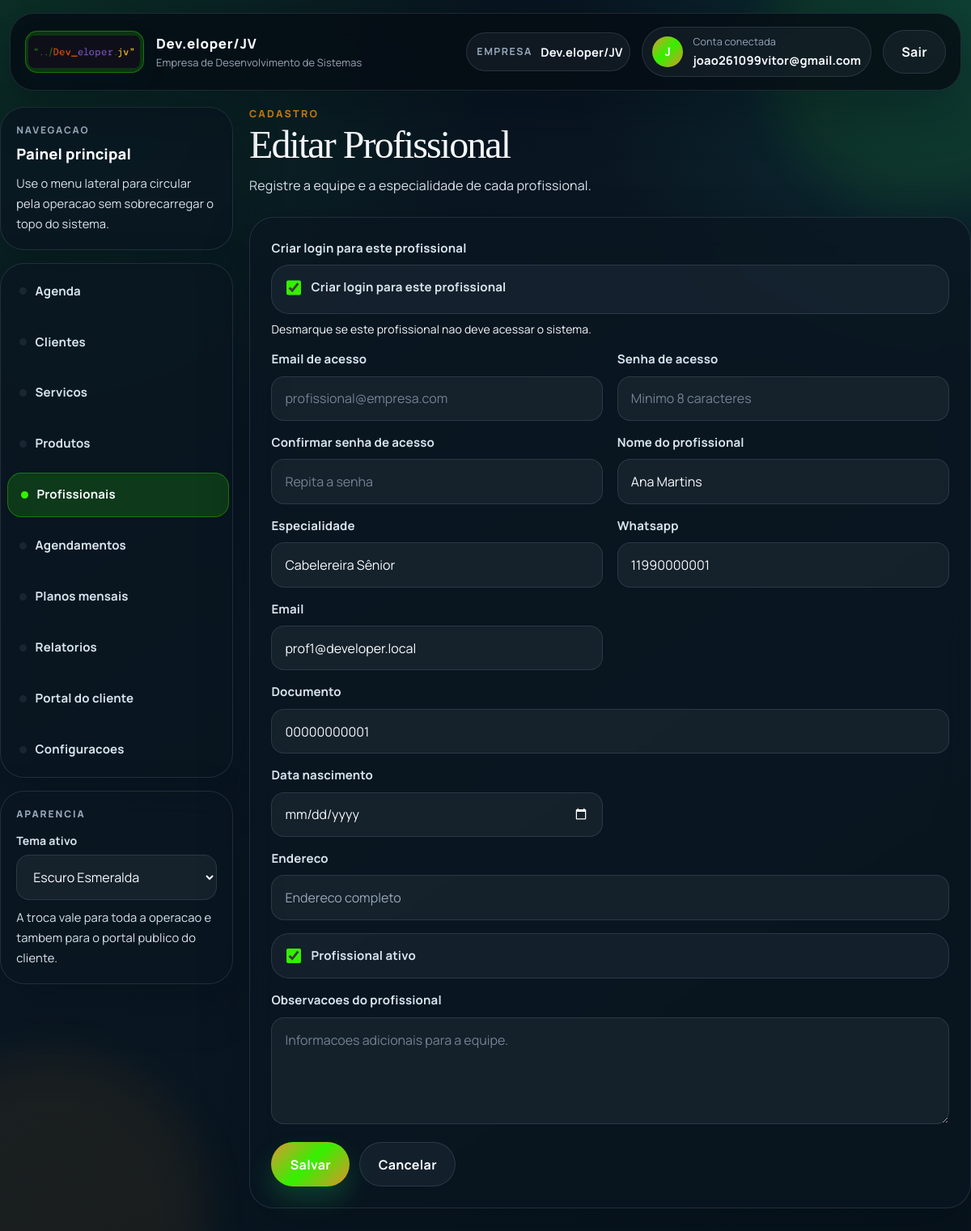
/profissionais/1/editar/ (signed in), run on the app's committed database.
### empresas/models.py (models this page shows, shortened)
class Empresa(models.Model):
    PLANO_START = "start"
    PLANO_SOLO = "solo"
    PLANO_ADMIN_ONLY = "admin_only"
    PLANO_CHOICES = [
        (PLANO_SOLO, "Solo (1 funcionario com acesso)"),
        (PLANO_START, "Start (ate 5 funcionarios)"),
        (PLANO_ADMIN_ONLY, "Gestao interna (somente administrador)"),
    ]
    nome = models.CharField(max_length=100)
    tipo = models.CharField(max_length=50)
    cnpj = models.CharField(max_length=18, blank=True, null=True)
    whatsapp = models.CharField(max_length=20, blank=True, default="")
    logo = models.ImageField(upload_to="empresas/logos/", blank=True, null=True)
    logo_url = models.URLField(blank=True, default="")
    cor_primaria = models.CharField(max_length=7, blank=True, default="")
    cor_secundaria = models.CharField(max_length=7, blank=True, default="")
    texto_cabecalho = models.CharField(max_length=80, blank=True, default="")
    plano = models.CharField(max_length=20, choices=PLANO_CHOICES, default=PLANO_START)
    valor_mensal = models.DecimalField(max_digits=10, decimal_places=2, default=147)
    limite_profissionais = models.PositiveSmallIntegerField(
        default=5,
        validators=[MinValueValidator(1), MaxValueValidator(5)],
        help_text="Limite comercial de profissionais ativos para esta empresa.",
    )
    portal_token = models.UUIDField(default=uuid.uuid4, unique=True, editable=False, db_index=True)
    data_cadastro = models.DateTimeField(auto_now_add=True)
    usuario = models.OneToOneField('auth.User', on_delete=models.CASCADE, related_name='empresa')
    @property
    def permite_acesso_profissional(self):
        return self.plano != self.PLANO_ADMIN_ONLY

### profissionais/models.py (models this page shows, shortened)
class Profissional(models.Model):
	empresa = models.ForeignKey(Empresa, on_delete=models.CASCADE)
	usuario = models.OneToOneField(User, on_delete=models.SET_NULL, null=True, blank=True, related_name='profissional_profile')
	acessos_modulos = models.JSONField(blank=True, default=list)
	nome = models.CharField(max_length=100)
	especialidade = models.CharField(max_length=100)
	telefone = models.CharField(max_length=20)
	email = models.EmailField(blank=True, null=True)
	cpf = models.CharField(max_length=14, blank=True, null=True)
	data_nascimento = models.DateField(blank=True, null=True)
	endereco = models.CharField(max_length=255, blank=True, null=True)
	ativo = models.BooleanField(default=True)
	observacoes = models.TextField(blank=True, null=True)
	MODULE_CHOICES = PROFISSIONAL_MODULE_CHOICES

### profissionais/views.py (the view, shortened to what this page needs)
# urls.py: path('<int:pk>/editar/', views.profissionais_form, name='profissionais_edit'),
@login_required
def profissionais_form(request, pk=None):
    if is_profissional_user(request.user):
        messages.warning(request, 'Seu perfil possui acesso apenas para a area de agenda.')
        return redirect('dashboard_home')
    empresa = get_active_empresa(request)
    if not empresa:
        return redirect('cadastro_empresa')
    if pk:
        profissional = get_object_or_404(Profissional, pk=pk, empresa=empresa)
    else:
        profissional = None
    profile = get_business_profile(empresa.tipo)
    termo_profissional = profile['professional_term_singular']
    if request.method == 'POST':
        form = ProfissionalForm(request.POST, instance=profissional, empresa=empresa)
        if form.is_valid():
            profissional = form.save(commit=False)
            profissional.empresa = empresa
            if profissional.pk is None and profissional.ativo and not empresa.can_add_profissional():
                form.add_error(None, f"Limite do plano atingido ({empresa.limite_profissionais} profissional(is) ativos).")
                return render(request, 'profissionais/profissionais_form.html', {
                    'form': form,
                    'page_title': f"Editar {termo_profissional}" if profissional else f"Novo {termo_profissional}",
                    'page_subtitle': f"Registre a equipe e a especialidade de cada {termo_profissional.lower()}.",
                })
            usuario_acesso = form.provision_access_user()
            profissional.usuario = usuario_acesso
            if usuario_acesso and not (profissional.email or '').strip():
                profissional.email = usuario_acesso.email
            profissional.save()
            return redirect('profissionais_list')
    else:
        form = ProfissionalForm(instance=profissional, empresa=empresa)
    return render(request, 'profissionais/profissionais_form.html', {
        'form': form,
        'page_title': f"Editar {termo_profissional}" if profissional else f"Novo {termo_profissional}",
        'page_subtitle': f"Registre a equipe e a especialidade de cada {termo_profissional.lower()}.",
    })

### easyschedule/templates/profissionais/profissionais_form.html (shortened to what this page needs)
{% extends 'base.html' %}
{% load static %}
{% block content %}
<link rel="stylesheet" href="{% static 'css/pages.css' %}">
<div class="page-container">
  <header class="page-hero">
    <div class="page-copy">
      <p class="page-eyebrow">Cadastro</p>
      <h1 class="page-title">{{ page_title }}</h1>
      <p class="page-subtitle">{{ page_subtitle }}</p>
    </div>
  </header>
  <div class="form-card">
    <form method="post">
      <div class="form-grid">
        <div class="form-group full">
          <label>{{ form.criar_acesso.label }}</label>
          <div class="checkbox-group">
            <label>{{ form.criar_acesso }} {{ form.criar_acesso.label }}</label>
          </div>
          {% if form.criar_acesso.help_text %}
          <small class="form-help">{{ form.criar_acesso.help_text }}</small>
          {% endif %}
        </div>
        <div class="form-group" id="acesso-email-group">
          <label>{{ form.email_acesso.label }}</label>
          {{ form.email_acesso }}
        </div>
        <div class="form-group" id="acesso-senha-group">
          <label>{{ form.senha_acesso.label }}</label>
          {{ form.senha_acesso }}
        </div>
        <div class="form-group" id="acesso-senha-confirmacao-group">
          <label>{{ form.senha_confirmacao_acesso.label }}</label>
          {{ form.senha_confirmacao_acesso }}
        </div>
        <div class="form-group">
          <label>{{ form.nome.label }}</label>
          {{ form.nome }}
        </div>
        <div class="form-group">
          <label>{{ form.especialidade.label }}</label>
          {{ form.especialidade }}
        </div>
        <div class="form-group">
          <label>{{ form.telefone.label }}</label>
          {{ form.telefone }}
        </div>
        <div class="form-group">
          <label>{{ form.email.label }}</label>
          {{ form.email }}
        </div>
        <div class="form-group full">
          <label>{{ form.cpf.label }}</label>
          {{ form.cpf }}
        </div>
        <div class="form-group">
          <label>{{ form.data_nascimento.label }}</label>
          {{ form.data_nascimento }}
        </div>
        <div class="form-group full">
          <label>{{ form.endereco.label }}</label>
          {{ form.endereco }}
        </div>
        <div class="form-group full checkbox-group">
          <label>{{ form.ativo }} {{ form.ativo.label }}</label>
        </div>
        <div class="form-group full">
          <label>{{ form.observacoes.label }}</label>
          {{ form.observacoes }}
        </div>
      </div>
      <div class="form-actions">
        <button type="submit" class="btn btn-success">Salvar</button>
        <a href="{% url 'profissionais_list' %}" class="btn btn-secondary">Cancelar</a>
      </div>
    </form>
  </div>
</div>
{% endblock %}

### easyschedule/templates/base.html (shortened to what this page needs)
{% load static %}
<!DOCTYPE html>
<html
    lang="pt-br"
    data-company-primary="{% if empresa_atual %}{{ empresa_atual.cor_primaria|default:'' }}{% endif %}"
    data-company-secondary="{% if empresa_atual %}{{ empresa_atual.cor_secundaria|default:'' }}{% endif %}"
>
<head>
    <link rel="stylesheet" href="https://cdn.jsdelivr.net/npm/bootstrap@5.3.2/dist/css/bootstrap.min.css">
    <link rel="stylesheet" href="{% static 'css/theme.css' %}">
</head>
<body class="{% if user.is_authenticated %}app-with-sidebar{% endif %}">
    <header class="app-header">
        <div class="container">
            <div class="app-navbar">
                <a class="app-brand" href="{% if user.is_authenticated %}{% url 'dashboard_home' %}{% else %}{% url 'cliente_home' %}{% endif %}">
                    {% if user.is_authenticated and empresa_atual and empresa_atual.logo %}
                    <span class="brand-mark brand-mark-company">
                        <img src="{{ empresa_atual.logo.url }}" alt="Logo {{ empresa_atual.nome }}" class="brand-logo brand-logo-company">
                    </span>
                    {% elif user.is_authenticated and empresa_atual and empresa_atual.logo_url %}
                    <span class="brand-mark brand-mark-company">
                        <img src="{{ empresa_atual.logo_url }}" alt="Logo {{ empresa_atual.nome }}" class="brand-logo brand-logo-company">
                    </span>
                    {% else %}
                    <span class="brand-mark">
                        <img src="{% static 'img/Logo.png' %}" alt="Logo EasySchedule" class="brand-logo">
                    </span>
                    {% endif %}
                    <span class="brand-copy">
                        <strong>{% if user.is_authenticated and empresa_atual %}{{ empresa_atual.nome }}{% else %}EasySchedule{% endif %}</strong>
                        <small>
                            {% if user.is_authenticated %}
                                {% if empresa_atual and empresa_atual.texto_cabecalho %}
                                    {{ empresa_atual.texto_cabecalho }}
                                {% else %}
                                    Sistema de agenda personalizado
                                {% endif %}
                            {% else %}
                                Reserva online com elegancia
                            {% endif %}
                        </small>
                    </span>
                </a>
                {% if user.is_authenticated %}
                <div class="app-toolbar app-toolbar-top">
                    {% if user.is_authenticated and usuario_tem_acesso_global_empresa and empresas_disponiveis %}
                    <form action="{% url 'selecionar_empresa' %}" method="post" class="toolbar-form">
                        {% csrf_token %}
                        <input type="hidden" name="next" value="{{ request.get_full_path }}">
                        <label for="empresa_id">Empresa</label>
                        <select id="empresa_id" name="empresa_id" class="form-select form-select-sm" onchange="this.form.submit()">
                            {% for empresa in empresas_disponiveis %}
                            <option value="{{ empresa.id }}" {% if empresa_atual and empresa.id == empresa_atual.id %}selected{% endif %}>
                                {{ empresa.nome }}
                            </option>
                            {% endfor %}
                        </select>
                    </form>
                    {% elif user.is_authenticated and empresa_atual %}
                    <div class="toolbar-field">
                        <span>Empresa</span>
                        <strong>{{ empresa_atual.nome }}</strong>
                    </div>
                    {% endif %}
                    <div class="app-user-chip">
                        <span class="app-user-avatar">{{ user.username|first|upper }}</span>
                        <span class="app-user-copy">
                            <small>Conta conectada</small>
                            <strong>{{ user.username }}</strong>
                        </span>
                    </div>
                    <form action="{% url 'logout' %}" method="post">
                        <button type="submit" class="btn btn-secondary">Sair</button>
                    </form>
                </div>
                {% endif %}
            </div>
        </div>
    </header>
    <div class="{% if user.is_authenticated %}container app-shell{% else %}app-public-shell{% endif %}">
        {% if user.is_authenticated %}
        <aside class="app-sidebar">
            <div class="app-sidebar-card">
                <span class="sidebar-kicker">Navegacao</span>
                <strong class="sidebar-title">Painel principal</strong>
                <p class="sidebar-text">Use o menu lateral para circular pela operacao sem sobrecarregar o topo do sistema.</p>
            </div>
            <nav class="app-sidebar-nav" aria-label="Navegacao lateral">
                {% if usuario_modulos.dashboard %}
                <a class="app-sidebar-link {% if '/dashboard/' in request.path %}is-active{% endif %}" href="{% url 'dashboard_home' %}">Agenda</a>
                {% endif %}
                {% if not usuario_e_profissional %}
                {% if usuario_modulos.clientes %}
                <a class="app-sidebar-link {% if '/pessoa/' in request.path %}is-active{% endif %}" href="{% url 'pessoa_list' %}">{{ business_profile.client_term_plural|default:"Clientes" }}</a>
                {% endif %}
                {% if usuario_modulos.servicos %}
                <a class="app-sidebar-link {% if '/servicos/' in request.path %}is-active{% endif %}" href="{% url 'servicos_list' %}">{{ business_profile.service_term_plural|default:"Servicos" }}</a>
                {% endif %}
                {% if usuario_modulos.produtos %}
                <a class="app-sidebar-link {% if '/produtos/' in request.path %}is-active{% endif %}" href="{% url 'produtos_list' %}">Produtos</a>
                {% endif %}
                <a class="app-sidebar-link {% if '/profissionais/' in request.path %}is-active{% endif %}" href="{% url 'profissionais_list' %}">{{ business_profile.professional_term_plural|default:"Profissionais" }}</a>
                {% if usuario_modulos.agendamentos %}
                <a class="app-sidebar-link " href="{% url 'agendamentos_list' %}">{{ business_profile.appointment_term_plural|default:"Agendamentos" }}</a>
                {% endif %}
                <a class="app-sidebar-link {% if '/agendamentos/planos/' in request.path %}is-active{% endif %}" href="{% url 'planos_list' %}">Planos mensais</a>
                {% if usuario_modulos.relatorios %}
                <a class="app-sidebar-link {% if '/relatorios/' in request.path %}is-active{% endif %}" href="{% url 'relatorio_page' %}">Relatorios</a>
                {% endif %}
                <a class="app-sidebar-link {% if '/cliente/' in request.path or request.path == '/' %}is-active{% endif %}" href="{% url 'cliente_home' %}">Portal do cliente</a>
                {% if usuario_pode_configurar_empresa %}
                <a class="app-sidebar-link {% if '/empresas/configuracoes/' in request.path %}is-active{% endif %}" href="{% url 'empresa_configuracoes' %}">Configuracoes</a>
                {% endif %}
                {% endif %}
            </nav>
            <div class="app-sidebar-card sidebar-theme-card">
                <span class="sidebar-kicker">Aparencia</span>
                <label for="themePickerSidebar" class="sidebar-theme-label">Tema ativo</label>
                <select id="themePickerSidebar" class="theme-picker" data-theme-picker aria-label="Selecionar tema do sistema">
                    <option value="dark">Escuro Esmeralda</option>
                </select>
                <p class="sidebar-text">A troca vale para toda a operacao e tambem para o portal publico do cliente.</p>
            </div>
        </aside>
        {% endif %}
        <main class="app-main {% if user.is_authenticated %}app-main-shell{% else %}app-main-public{% endif %}">
            {% block content %}{% endblock %}
        </main>
    </div>
</body>
</html>

### data on the page
Empresa: logo (picture), nome "Dev.eloper/JV", texto_cabecalho "Empresa de Desenvolvimento de Sistemas"
Profissional: nome "Ana Martins", especialidade "Cabelereira Sênior", telefone "11990000001", email "prof1@developer.local", cpf "00000000001", ativo "☑"

### other printed values
{{ user.username|first|upper }} "J"
{{ user.username }} "joao261099vitor@gmail.com"
{{ business_profile.client_term_plural|default:"Clientes" }} "Clientes"
{{ business_profile.service_term_plural|default:"Servicos" }} "Servicos"
{{ business_profile.professional_term_plural|default:"Profissionais" }} "Profissionais"
{{ business_profile.appointment_term_plural|default:"Agendamentos" }} "Agendamentos"
{{ page_title }} "Editar Profissional"
{{ page_subtitle }} "Registre a equipe e a especialidade de cada profissional."
